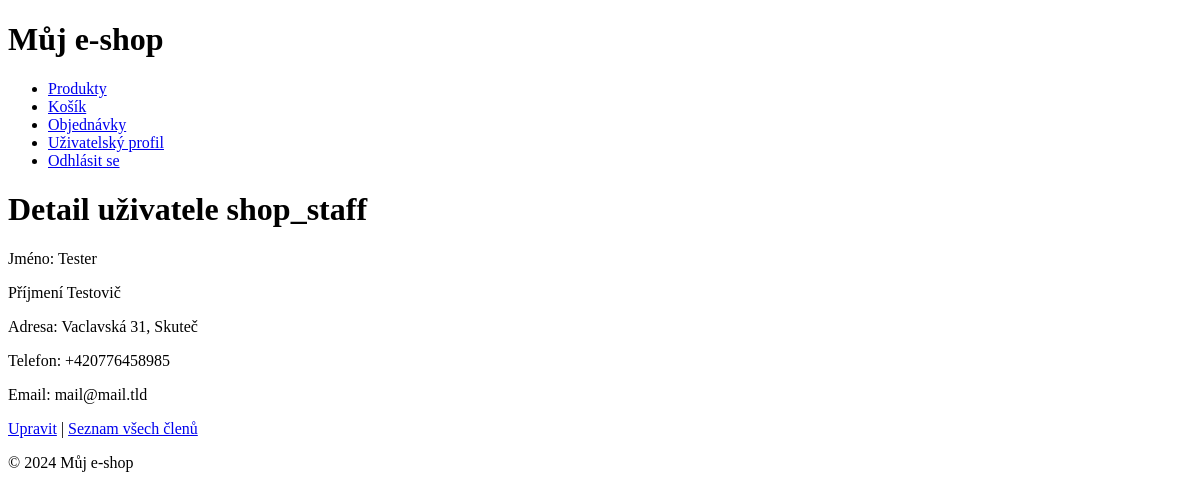
The app's page /members/3/ (signed in) with its own data.
### members/models.py (models this page shows, shortened)
class Member(models.Model):
    address = models.CharField(max_length=255)
    phone_number = models.CharField(max_length=15, blank=True)
    user = models.OneToOneField(User, on_delete=models.CASCADE)

### members/views.py (the view)
# urls.py: path('<int:pk>/', MemberDetailView.as_view(), name='member_detail'),
class MemberDetailView(LoginRequiredMixin, generic.DetailView):
    model = Member
    template_name = 'member_detail.html'
    context_object_name = 'member'
    def get_object(self, queryset=None):
        user = self.request.user
        member, created = Member.objects.get_or_create(user=user)
        return member

### core/context_processors.py (called while the page is built)
def global_values(request):
    groups = request.user.groups.values_list('name', flat=True) if request.user.is_authenticated else []
    return {
        'is_logged_in': request.user.is_authenticated,
        'is_admin': 'shop_admin' in groups,
        'user': request.user,
    }

### members/templates/member_detail.html (shortened to what this page needs)
{% extends "base_generic.html" %}
{% block content %}
<h1>Detail uživatele {{ member.user.username }}</h1>
<p>Jméno: {{ member.user.first_name }}</p>
<p>Příjmení {{ member.user.last_name }}</p>
<p>Adresa: {{ member.address }}</p>
<p>Telefon: {{ member.phone_number }}</p>
<p>Email: {{ member.user.email }}</p>
<p>
    <a href="{% url 'member_edit' member.pk %}">Upravit</a>
    {% if is_admin %}
        | <a href="{% url 'member_list' %}">Seznam všech členů</a>
    {% endif %}
</p>
{% endblock %}

### records on screen
Member: user.username "shop_staff", user.first_name "Tester", user.last_name "Testovič", address "Vaclavská 31, Skuteč", phone_number "+420776458985", user.email "mail@mail.tld"
